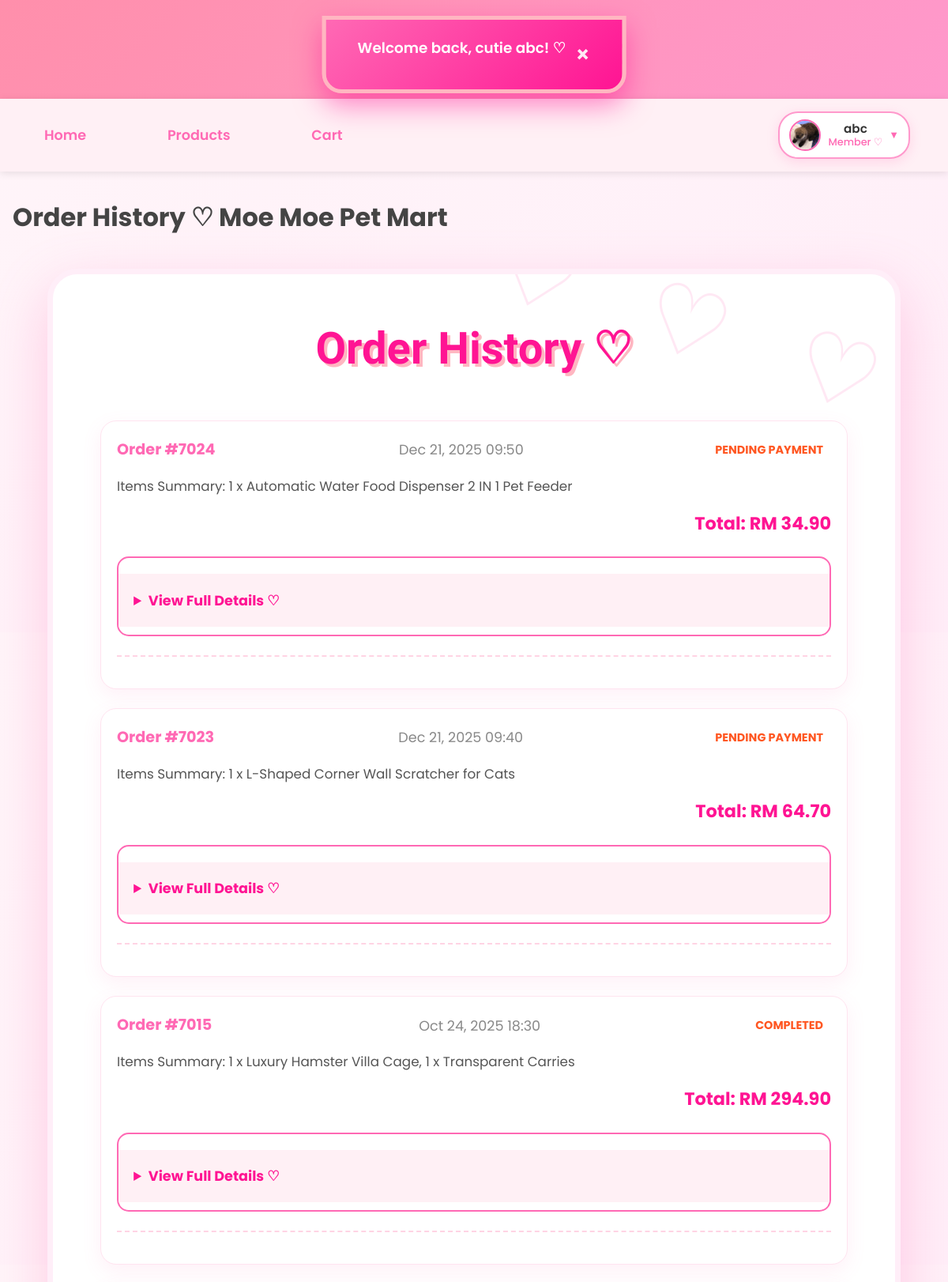
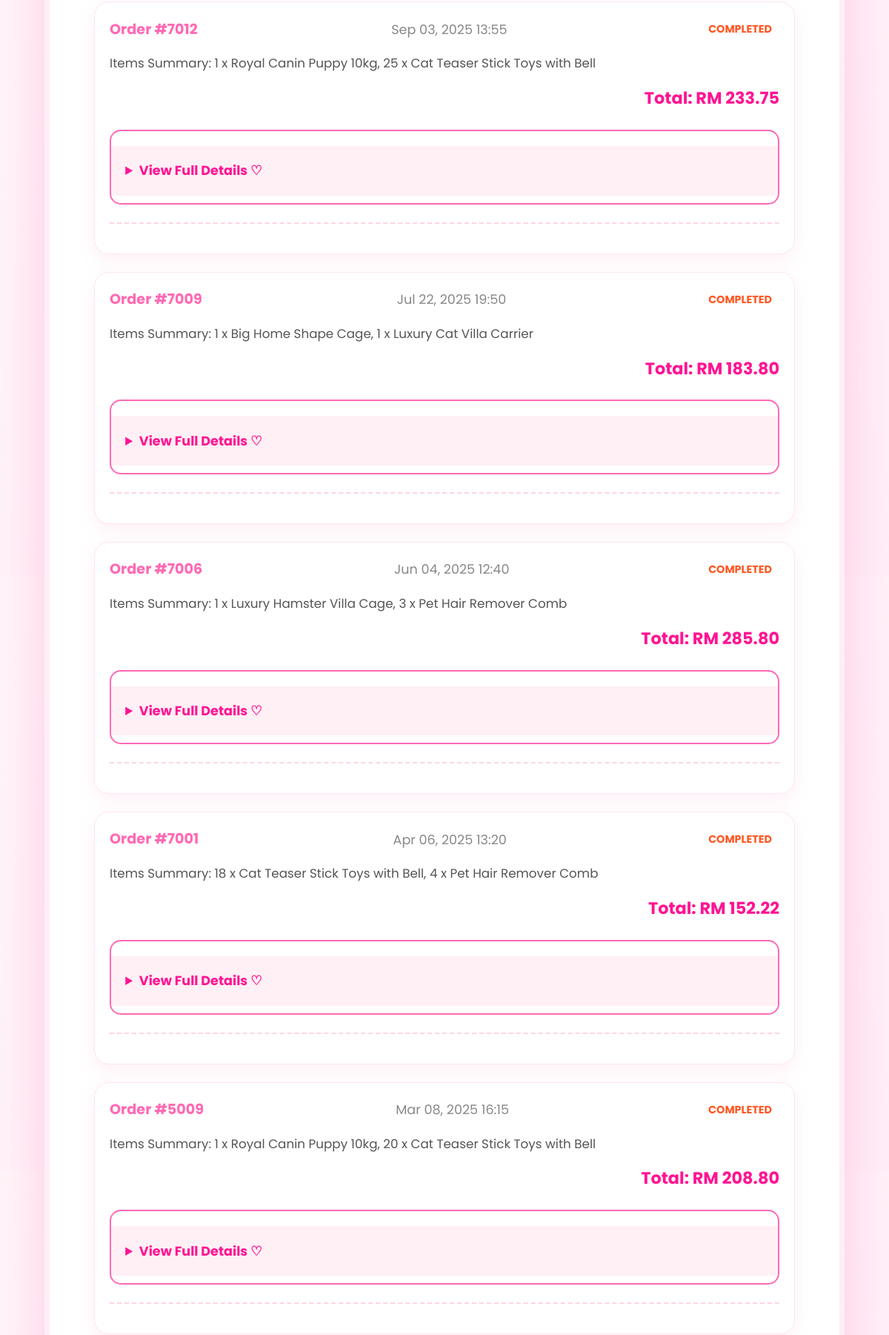
The app's page /member/order_history.php (signed in, upper part) with its own data (2 pictures, top to bottom).
### tables this page shows
CREATE TABLE `users` (
  `id` int(11) NOT NULL,
  `username` varchar(50) NOT NULL,
  `email` varchar(100) NOT NULL,
  `phone` varchar(20) NOT NULL,
  `home_address` varchar(255) NOT NULL,
  `password` varchar(255) NOT NULL,
  `reset_token` varchar(255) DEFAULT NULL,
  `reset_token_expiry` datetime DEFAULT NULL,
  `role` enum('member','admin') NOT NULL DEFAULT 'member',
  `created_at` datetime DEFAULT current_timestamp(),
  `profile_pic` varchar(255) DEFAULT NULL,
  `locked` tinyint(1) DEFAULT 0,
  `lock_reason` varchar(255) DEFAULT NULL,
  `locked_at` datetime DEFAULT NULL
);

CREATE TABLE `orders` (
  `order_id` int(11) NOT NULL,
  `user_id` int(11) NOT NULL,
  `shipping_address` text DEFAULT NULL,
  `recipient_name` varchar(100) NOT NULL,
  `recipient_phone` varchar(20) NOT NULL,
  `total_amount` decimal(10,2) NOT NULL,
  `shipping_fee` decimal(10,2) DEFAULT 0.00,
  `shipping_region` varchar(20) DEFAULT NULL,
  `payment_method` varchar(50) DEFAULT NULL,
  `card_last4` varchar(4) DEFAULT NULL,
  `qr_code` text DEFAULT NULL,
  `qr_generated_at` datetime DEFAULT NULL,
  `order_date` datetime NOT NULL DEFAULT current_timestamp(),
  `order_status` varchar(50) DEFAULT 'Pending Payment',
  `status` enum('Pending Payment','To Ship','Shipped','Completed','Cancelled','Return/Refund') NOT NULL DEFAULT 'Pending Payment',
  `return_reason` varchar(255) DEFAULT NULL,
  `voucher_code` varchar(50) DEFAULT NULL,
  `discount_amount` decimal(10,2) DEFAULT 0.00
);

### _base.php (called while the page is built, shortened)
<?php
function temp($key, $value = null) {
    if ($value !== null) {
        $_SESSION["temp_$key"] = $value;
    }
    else {
        $value = $_SESSION["temp_$key"] ?? null;
        return $value;
    }
}
function is_login() {
    return isset($_SESSION['user']) && !empty($_SESSION['user']);
}
function username() {
    return $_SESSION['user'] ?? null;
}
function user_role() {
    return $_SESSION['role'] ?? null;
}
function current_user() {
    global $_db;
    $stm = $_db->prepare("SELECT * FROM users WHERE username = ?");
    $stm->execute([username()]);
    return $stm->fetch();
}
function encode($value) {
    return htmlentities($value);
}
?>

### member/order_history.php (the view, shortened to what this page needs)
<?php
require '../_base.php';
$_title = 'Order History ♡ Moe Moe Pet Mart';
include '../_head.php';
$user = current_user();
$sql = "SELECT o.*, GROUP_CONCAT(CONCAT(oi.quantity, ' x ', p.product_name) SEPARATOR ', ') AS items_summary
        FROM orders o
        LEFT JOIN order_items oi ON o.order_id = oi.order_id
        LEFT JOIN product p ON oi.product_id = p.product_id
        WHERE o.user_id = ?
        GROUP BY o.order_id
        ORDER BY o.order_date DESC";
$stm = $_db->prepare($sql);
$stm->execute([$user->id]);
$orders = $stm->fetchAll();
?>
<div class="container">
    <h2>Order History ♡</h2>
    <?php if (empty($orders)): ?>
        <div class="empty-purchases">
            <img src="/images/empty-cart.png" alt="No history" style="width: 200px; opacity: 0.8;">
            <p>No order history yet~ Start shopping! ♡</p>
            <a href="products.php" class="btn btn-primary">Shop Now ♡</a>
        </div>
    <?php else: ?>
        <div class="purchase-list">
            <?php foreach ($orders as $order): ?>
                <div class="purchase-card">
                    <div class="order-header">
                        <span class="order-id">Order #<?= $order->order_id ?></span>
                        <span class="order-date"><?= date('M d, Y H:i', strtotime($order->order_date)) ?></span>
                        <span class="order-status <?= strtolower(str_replace(' ', '-', $order->order_status)) ?>">
                            <?= $order->order_status ?>
                        </span>
                    </div>
                    <div class="order-items">
                        <p>Items Summary: <?= encode($order->items_summary ?? 'No items') ?></p>
                    </div>
                    <div class="order-total">
                        Total: RM <?= number_format($order->total_amount, 2) ?>
                    </div>
                    <details class="order-details">
                        <summary>View Full Details ♡</summary>
                    </details>
                    <div class="order-actions">
                    </div>
                </div>
            <?php endforeach; ?>
        </div>
    <?php endif; ?>
</div>
<?php include '../_foot.php'; ?>

### _head.php (shortened to what this page needs)
<?php
    require_once '_base.php';
?>
<!DOCTYPE html>
<html lang="en">
<head>
    <link rel="stylesheet" href="/css/app.css">
    <link rel="stylesheet" href="https://unpkg.com/dropzone@5/dist/min/dropzone.min.css">
</head>
<body data-flash="<?= encode(temp('info')) ?>">
    <div id="moe-flash"></div>
    <header>
        <h1><a href="/">MoeMoepet Mart</a></h1>
    </header>
    <nav>
    <div class="nav-left">
    <a href="/">Home</a>
    <a href="/member/products.php">Products</a>
    <a href="/member/cart.php" class="cart-link">
        Cart
    </a>
    </div>
    <div class="nav-right">
        <?php if (is_login()):
            $user = current_user();
            $displayName = encode(username());
            $roleText    = user_role() === 'admin' ? 'Admin ♛' : 'Member ♡';
            $avatar = !empty($user->profile_pic) ? '/' . $user->profile_pic : '/images/default-avatar.png';
        ?>
            <div class="user-menu">
                <div class="user-info" tabindex="0">
                    <img src="<?= $avatar ?>" alt="<?= $displayName ?>" class="user-avatar">
                    <div class="user-details">
                        <div class="user-name"><?= $displayName ?></div>
                        <div class="user-role"><?= $roleText ?></div>
                    </div>
                    <span class="dropdown-arrow">▼</span>
                </div>
            </div>
        <?php else: ?>
            <a href="/login.php" class="btn-login">Login</a>
        <?php endif; ?>
    </div>
</nav>
    <main>
        <h1><?= $_title ?? 'Untitled' ?></h1>

### records on screen
users: profile_pic (picture)
orders: order_id "7024", order_date "Dec 21, 2025 09:50", order_status "PENDING PAYMENT", items_summary "1 x Automatic Water Food Dispenser 2 IN 1 Pet Feeder", total_amount "34.90"
orders: order_id "7023", order_date "Dec 21, 2025 09:40", order_status "PENDING PAYMENT", items_summary "1 x L-Shaped Corner Wall Scratcher for Cats", total_amount "64.70"
orders: order_id "7015", order_date "Oct 24, 2025 18:30", order_status "COMPLETED", items_summary "1 x Luxury Hamster Villa Cage, 1 x Transparent Carries", total_amount "294.90"
orders: order_id "7012", order_date "Sep 03, 2025 13:55", order_status "COMPLETED", items_summary "1 x Royal Canin Puppy 10kg, 25 x Cat Teaser Stick Toys with Bell", total_amount "233.75"
orders: order_id "7009", order_date "Jul 22, 2025 19:50", order_status "COMPLETED", items_summary "1 x Big Home Shape Cage, 1 x Luxury Cat Villa Carrier", total_amount "183.80"
orders: order_id "7006", order_date "Jun 04, 2025 12:40", order_status "COMPLETED", items_summary "1 x Luxury Hamster Villa Cage, 3 x Pet Hair Remover Comb", total_amount "285.80"
orders: order_id "7001", order_date "Apr 06, 2025 13:20", order_status "COMPLETED", items_summary "18 x Cat Teaser Stick Toys with Bell, 4 x Pet Hair Remover Comb", total_amount "152.22"
orders: order_id "5009", order_date "Mar 08, 2025 16:15", order_status "COMPLETED", items_summary "1 x Royal Canin Puppy 10kg, 20 x Cat Teaser Stick Toys with Bell", total_amount "208.80"

### other values on screen
$displayName "abc"
$roleText "Member ♡"
$_title "Order History ♡ Moe Moe Pet Mart"
